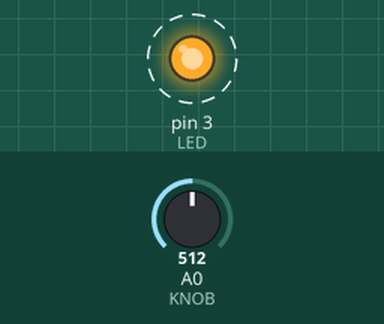
Recording of a sketch running on a simulated Arduino Uno, built with avr-gcc and run on an emulated ATmega328P. Parts: output pins drawn as LEDs (lit = HIGH). Dashed ring = blinking. The test bench sets the inputs (shaded band); at power-on: A0 (KNOB) = 512. What the sketch prints to the serial monitor is not drawn.

Above: at 0.94 s.
1.4 s: A0 (KNOB) set to 122
4.5 s: A0 (KNOB) set to 0
Timing chart, 0 to 13.6 s (numbered marks = the images above; inputs shaded):
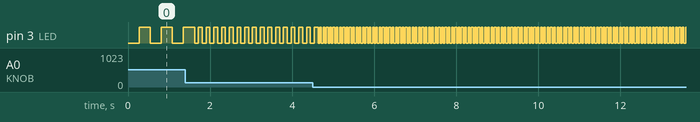

Measured:
- after the input at 1.4 s, pin 3 (LED): alternates HIGH for 0.09 s and LOW for 0.09 s, starting after 0.32 s
- after the input at 4.5 s, pin 3 (LED): alternates HIGH for 0.04 s and LOW for 0.04 s, starting after 0.17 s
- by itself, pin 3 (LED): alternates HIGH for 0.27 s and LOW for 0.27 s

The sketch:

PotikkaLED.ino
```cpp
#define LED 3
#define KNOB 0

void setup() {
  pinMode(LED, OUTPUT);
  Serial.begin(9600);
}

void loop() {
  digitalWrite(LED, 0);
  // Read the value of the potentiometer knob
  int knobValue = analogRead(KNOB);

  // Map the potentiometer value to 1-255
  int speedy = map(knobValue, 0, 1024, 40,500 );

  // Output the respective value to the LED
  delay(speedy);
  digitalWrite(LED, 1);
  delay(speedy);
  Serial.println(speedy);
}
```
